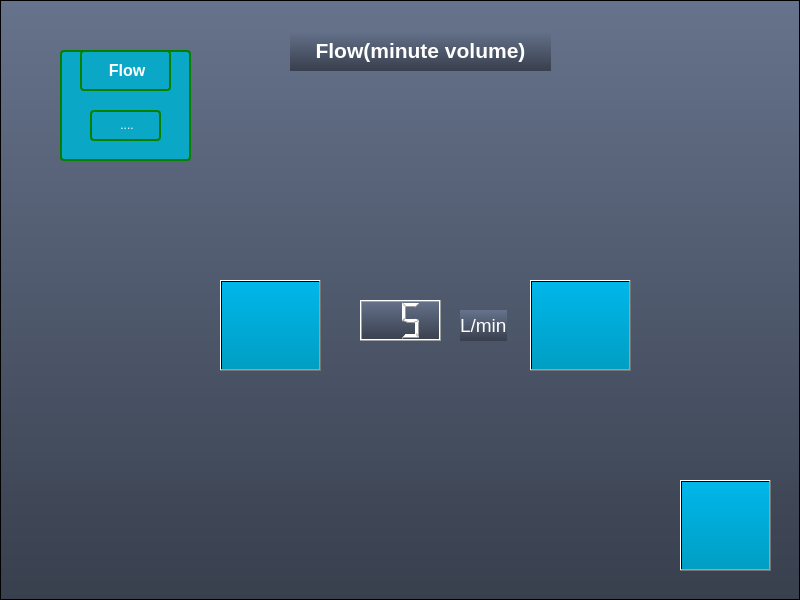
<?xml version="1.0" encoding="UTF-8"?>
<ui version="4.0">
 <class>Form</class>
 <widget class="QWidget" name="Form">
  <property name="geometry">
   <rect>
    <x>0</x>
    <y>0</y>
    <width>800</width>
    <height>600</height>
   </rect>
  </property>
  <property name="windowTitle">
   <string>Form</string>
  </property>
  <property name="styleSheet">
   <string notr="true">QWidget { background-color: qlineargradient(x1: 0, y1: 0, x2: 0, y2: 1, stop: 0 #00b7ea, stop: 1 #009ec3); /* Chrome10+,Safari5.1+ */ }
</string>
  </property>
  <widget class="QFrame" name="frame">
   <property name="geometry">
    <rect>
     <x>0</x>
     <y>0</y>
     <width>800</width>
     <height>600</height>
    </rect>
   </property>
   <property name="styleSheet">
    <string notr="true">QFrame
{
	background-color: qlineargradient(spread:repeat, x1:1, y1:0, x2:1, y2:1, stop:0 rgba(102, 115, 140, 255),stop:1 rgba(56, 63, 77, 255));
	color: #ffffff;
	border-color: #051a39;

}
</string>
   </property>
   <property name="frameShape">
    <enum>QFrame::StyledPanel</enum>
   </property>
   <property name="frameShadow">
    <enum>QFrame::Raised</enum>
   </property>
   <widget class="QFrame" name="frame_2">
    <property name="geometry">
     <rect>
      <x>60</x>
      <y>50</y>
      <width>131</width>
      <height>111</height>
     </rect>
    </property>
    <property name="styleSheet">
     <string notr="true">QFrame, QLabel, QToolTip {
      border: 2px solid green;
	background-color: rgb(10, 167, 199);
      border-radius: 4px;
      padding: 2px;
      background-image: url(images/welcome.png);
  }
</string>
    </property>
    <property name="frameShape">
     <enum>QFrame::StyledPanel</enum>
    </property>
    <property name="frameShadow">
     <enum>QFrame::Raised</enum>
    </property>
    <widget class="QLabel" name="label_5">
     <property name="geometry">
      <rect>
       <x>30</x>
       <y>60</y>
       <width>71</width>
       <height>31</height>
      </rect>
     </property>
     <property name="text">
      <string>&lt;html&gt;&lt;head/&gt;&lt;body&gt;&lt;p align=&quot;center&quot;&gt;....&lt;/p&gt;&lt;/body&gt;&lt;/html&gt;</string>
     </property>
    </widget>
    <widget class="QLabel" name="label">
     <property name="geometry">
      <rect>
       <x>20</x>
       <y>0</y>
       <width>91</width>
       <height>41</height>
      </rect>
     </property>
     <property name="text">
      <string>&lt;html&gt;&lt;head/&gt;&lt;body&gt;&lt;p align=&quot;center&quot;&gt;&lt;span style=&quot; font-size:12pt; font-weight:600;&quot;&gt;Flow&lt;/span&gt;&lt;/p&gt;&lt;/body&gt;&lt;/html&gt;</string>
     </property>
    </widget>
   </widget>
   <widget class="QLabel" name="label_3">
    <property name="geometry">
     <rect>
      <x>290</x>
      <y>30</y>
      <width>261</width>
      <height>41</height>
     </rect>
    </property>
    <property name="text">
     <string>&lt;html&gt;&lt;head/&gt;&lt;body&gt;&lt;p align=&quot;center&quot;&gt;&lt;span style=&quot; font-size:16pt; font-weight:600;&quot;&gt;Flow(minute volume)&lt;/span&gt;&lt;/p&gt;&lt;/body&gt;&lt;/html&gt;</string>
    </property>
   </widget>
   <widget class="QPushButton" name="pushButton_3">
    <property name="geometry">
     <rect>
      <x>530</x>
      <y>280</y>
      <width>101</width>
      <height>91</height>
     </rect>
    </property>
    <property name="styleSheet">
     <string notr="true">image: url(:/newPrefix/New folder/btn-add-normal.png);</string>
    </property>
    <property name="text">
     <string/>
    </property>
   </widget>
   <widget class="QLCDNumber" name="lcdNumber">
    <property name="geometry">
     <rect>
      <x>360</x>
      <y>300</y>
      <width>81</width>
      <height>41</height>
     </rect>
    </property>
    <property name="digitCount">
     <number>2</number>
    </property>
    <property name="intValue" stdset="0">
     <number>5</number>
    </property>
   </widget>
   <widget class="QLabel" name="label_2">
    <property name="geometry">
     <rect>
      <x>460</x>
      <y>310</y>
      <width>47</width>
      <height>31</height>
     </rect>
    </property>
    <property name="text">
     <string>&lt;html&gt;&lt;head/&gt;&lt;body&gt;&lt;p&gt;&lt;span style=&quot; font-size:14pt;&quot;&gt;L/min&lt;/span&gt;&lt;/p&gt;&lt;/body&gt;&lt;/html&gt;</string>
    </property>
   </widget>
   <widget class="QPushButton" name="pushButton_2">
    <property name="geometry">
     <rect>
      <x>220</x>
      <y>280</y>
      <width>101</width>
      <height>91</height>
     </rect>
    </property>
    <property name="styleSheet">
     <string notr="true">image: url(:/newPrefix/New folder/btn-remove-normal.png);</string>
    </property>
    <property name="text">
     <string/>
    </property>
   </widget>
   <widget class="QPushButton" name="pushButton">
    <property name="geometry">
     <rect>
      <x>680</x>
      <y>480</y>
      <width>91</width>
      <height>91</height>
     </rect>
    </property>
    <property name="styleSheet">
     <string notr="true">image: url(:/newPrefix/New folder/back_light.png);</string>
    </property>
    <property name="text">
     <string/>
    </property>
   </widget>
  </widget>
 </widget>
 <resources>
  <include location="ui.qrc"/>
 </resources>
 <connections/>
</ui>
